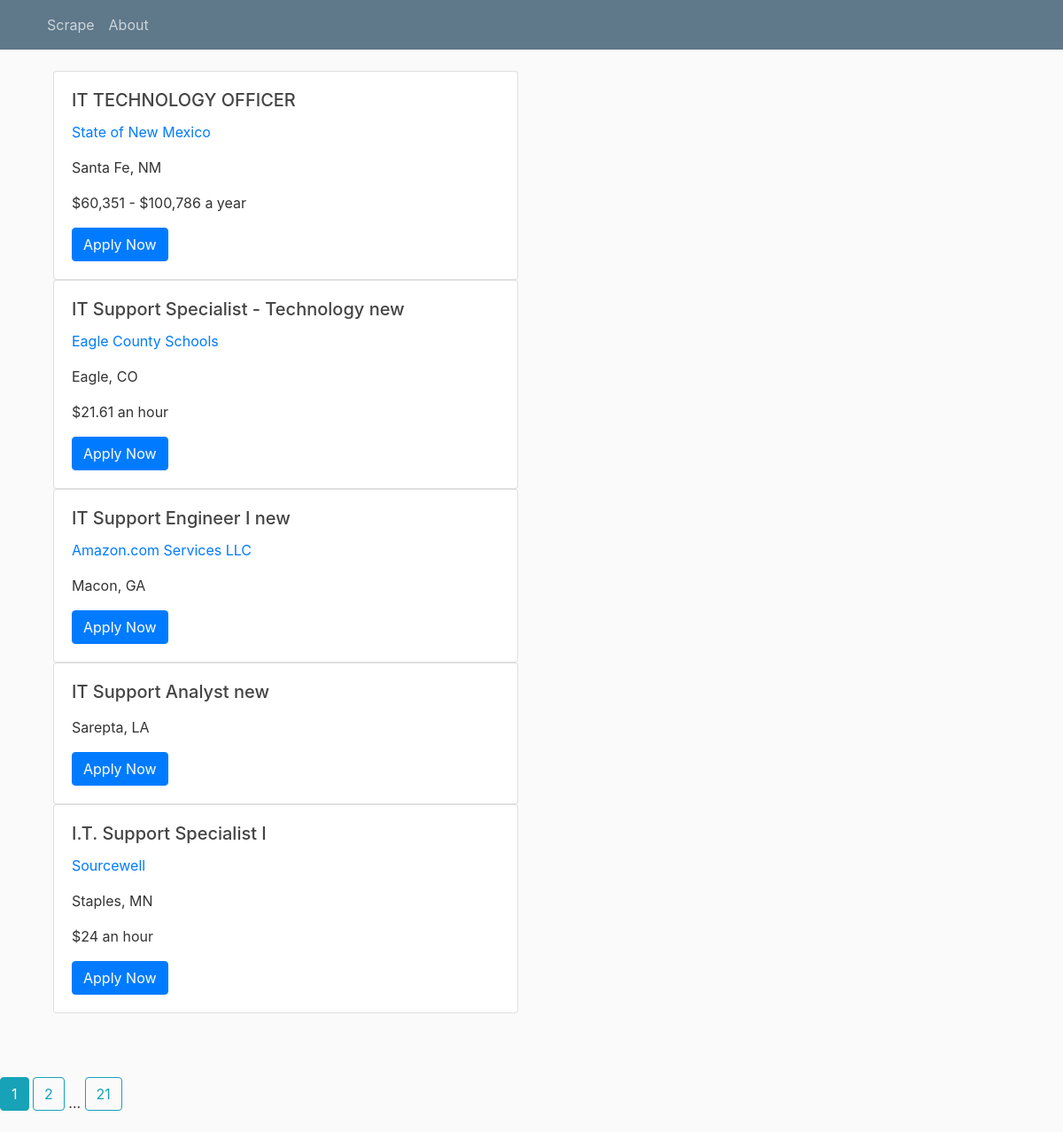
The page /home on the database its author committed.
### scrape/models.py (models this page shows, shortened)
class data(db.Model):
    id = db.Column(db.Integer, primary_key=True)
    post_name = db.Column(db.String(120))
    href_post = db.Column(db.String(120))
    name_company = db.Column(db.String(120))
    href_company = db.Column(db.String(120))
    location=db.Column(db.String(120))
    salary=db.Column(db.String(120))
    verif=db.Column(db.String(120),unique=True)

### scrape/routes.py (the view)
@app.route("/home")
def home():
    page = request.args.get('page', 1, type=int)
    posts = data.query.order_by(data.id.desc()).paginate(page=page, per_page=5)
    return render_template('home.html', posts=posts)

### scrape/templates/home.html (shortened to what this page needs)
<!DOCTYPE html>
<html>
<head>
    <link rel="stylesheet" href="https://maxcdn.bootstrapcdn.com/bootstrap/4.0.0/css/bootstrap.min.css">
    <link rel="stylesheet" type="text/css" href="{{ url_for('static', filename='main.css') }}">
</head>
<body>
    <header class="site-header">
      <nav class="navbar navbar-expand-md navbar-dark bg-steel fixed-top">
        <div class="container">
          <div class="collapse navbar-collapse" id="navbarToggle">
            <div class="navbar-nav mr-auto">
              <a class="nav-item nav-link" href="{{ url_for('save') }}">Scrape</a>
              <a class="nav-item nav-link" href="">About</a>
            </div>
          </div>
        </div>
      </nav>
    </header>
    <div class="container">
    {% for post in posts.items %}
      <div class="col-sm-6">
        <div class="card">
          <div class="card-body">
            <h5 class="card-title">{{ post.post_name }}</h5>
            <p class="card-text"><a href="{{ post.href_company }}">{{ post.name_company }}</a></p>
            <p class="card-text">{{ post.location }}</p>
            <p class="card-text">{{ post.salary }}</p>
            <a href="{{ post.href_post }}" class="btn btn-primary">Apply Now</a>
          </div>
        </div>
      </div>
    {% endfor %}
  </div>
  <br>
  <br>
  <br>
    {% for page_num in posts.iter_pages(left_edge=1,right_edge=1,left_current=1,right_current=2) %}
         {% if page_num %}
             {% if posts.page==page_num %}
              <a class="btn btn-info mb-4" href="{{ url_for('home',page=page_num) }}">{{ page_num }}</a>
              {% else %}
              <a class="btn btn-outline-info mb-4" href="{{ url_for('home',page=page_num) }}">{{ page_num }}</a>
              {% endif %}
          {% else %}
             ...
         {% endif %}
    {% endfor %}
</body>
</html>

### scrape/static/main.css (style rules this page uses)
body { background: #fafafa; color: #333333; margin-top: 5rem; }
h1, h2, h3, h4, h5, h6 { color: #444444; }
.bg-steel { background-color: #5f788a; }
.site-header .navbar-nav .nav-link { color: #cbd5db; }

### rows shown on the page
data: post_name "IT TECHNOLOGY OFFICER", name_company "State of New Mexico", location "Santa Fe, NM", salary "$60,351 - $100,786 a year"
data: post_name "IT Support Specialist - Technology new", name_company "Eagle County Schools", location "Eagle, CO", salary "$21.61 an hour"
data: post_name "IT Support Engineer I new", name_company "Amazon.com Services LLC", location "Macon, GA"
data: post_name "IT Support Analyst new", location "Sarepta, LA"
data: post_name "I.T. Support Specialist I", name_company "Sourcewell", location "Staples, MN", salary "$24 an hour"

### other values the page prints
{{ page_num }} "1"
{{ page_num }} "2" "21"
